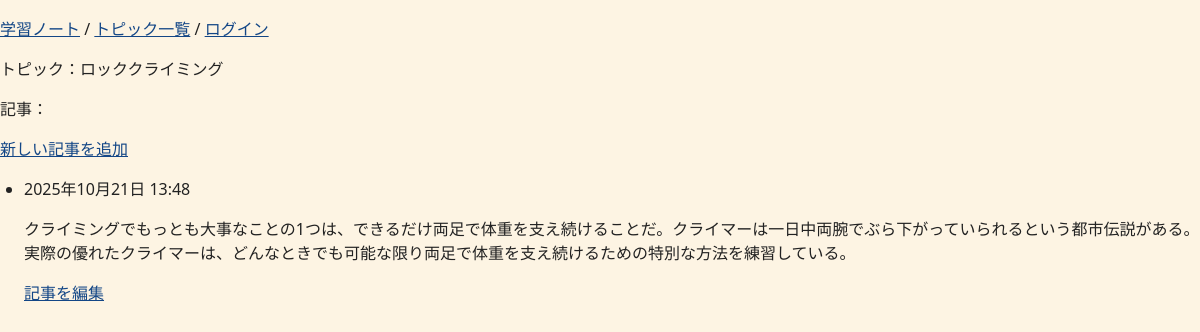
The app's page /topics/2/ with its own data.
### learning_logs/models.py (models this page shows, shortened)
class Topic(models.Model):
    text = models.CharField(max_length=200)
    date_added = models.DateTimeField(auto_now_add=True)

class Entry(models.Model):
    topic = models.ForeignKey(Topic, on_delete=models.CASCADE)
    text = models.TextField()
    date_added = models.DateTimeField(auto_now_add=True)
    class Meta:
        verbose_name_plural = 'entries'

### learning_logs/views.py (the view)
# urls.py: path('topics/<int:topic_id>/', views.topic, name='topic'),
def topic(request, topic_id):
    topic = Topic.objects.get(id=topic_id)
    entries = topic.entry_set.order_by('-date_added')
    context = {'topic': topic, 'entries': entries}
    return render(request, 'learning_logs/topic.html', context)

### learning_logs/templates/learning_logs/topic.html
{% extends "learning_logs/base.html" %}
{% block content %}
    <p>トピック：{{ topic.text }}</p>
    <p>記事：</p>
    <p>
        <a href="{% url 'learning_logs:new_entry' topic.id %}">新しい記事を追加</a>
    </p>
    <ul>
        {% for entry in entries %}
            <li>
                <p>{{ entry.date_added|date:'Y年m月d日 H:i' }}</p>
                <p>{{ entry.text|linebreaks }}</p>
                <p>
                    <a href="{% url 'learning_logs:edit_entry' entry.id %}">記事を編集</a>
                </p>
            </li>
        {% empty %}
            <li>このトピックにはまだ記事がありません。</li>
        {% endfor %}
    </ul>
{% endblock content %}

### static/css/style.css (style rules this page uses)
:root { --primary: #134686; --accent: #ED3F27; --highlight: #FEB21A; --background: #FDF4E3; --text-dark: #222; --text-light: #fff; }
body { background-color: var(--background); color: var(--text-dark); font-family: 'Segoe UI', sans-serif; margin: 0; padding: 0; }
a { color: var(--primary); text-decoration: underline; transition: color 0.3s ease; }
ul, ol { margin: 1rem 0; padding-left: 1.5rem; }
li { margin-bottom: 0.5rem; color: var(--text-dark); }

### records on screen
Topic: text "ロッククライミング"
Entry: date_added "2025年10月21日 13:48", text "クライミングでもっとも大事なことの1つは、できるだけ両足で体重を支え続けることだ。クライマーは一日中両腕でぶら下がっていられるという都市伝説がある。実際の優れたクライマーは、どんなときでも可能な限り両足で体重を支え続けるための特別な方法を練習している。"
